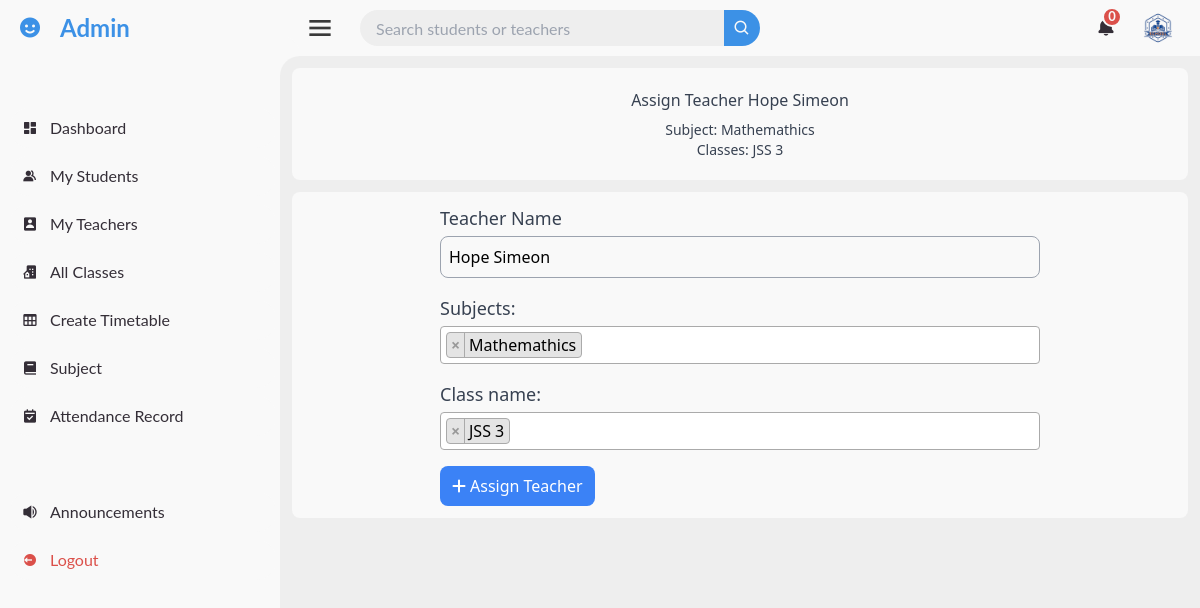
Page /admin_dashboard/teacher/assign/1/ (signed in) on the committed database.
### administration/models.py (models this page shows, shortened)
class Teacher(models.Model):
    user = models.OneToOneField(User, on_delete=models.CASCADE, related_name='teacher_profile')
    phone_number = models.CharField(max_length=15)
    subject = models.ManyToManyField(Subject, related_name='teachers')
    home_address = models.TextField()
    classes = models.ManyToManyField(Class, related_name='teacher_classes')
    emergency_contact = models.CharField(max_length=100)

### accounts/models.py (models this page shows, shortened)
class CustomUser(AbstractUser):
    email = models.EmailField(unique=True)
    is_approved = models.BooleanField(default=False)
    is_teacher = models.BooleanField(default=False)
    is_student = models.BooleanField(default=False)
    profile_photo = models.ImageField(upload_to='profile_photo/', default='default.jpg', blank=True, null=True)
    USERNAME_FIELD = 'email'
    REQUIRED_FIELDS = ['first_name', 'last_name']
    objects = CustomUserManager()

### classes/models.py (models this page shows)
class Subject(models.Model):
    name = models.CharField(max_length=100)
    def __str__(self):
        return self.name

class Class(models.Model):
    name = models.CharField(max_length=100)
    subjects = models.ManyToManyField(Subject, related_name='classes')
    def __str__(self):
        return self.name

### administration/views.py (the view)
# urls.py: path('admin_dashboard/teacher/assign/<int:teacher_id>/', assign_teacher, name='assign_teacher'),
@login_required
def assign_teacher(request, teacher_id):
    teacher = get_object_or_404(Teacher, id=teacher_id)
    teacher_class = TeacherClass.objects.filter(teacher=teacher).first()
    is_assigned = bool(teacher_class)
    if not request.user.is_superuser:
        return HttpResponseForbidden('You do not have permission to access this page.')
    if request.method == 'POST':
        if teacher_class:
            form = TeacherClassForm(request.POST, instance=teacher_class)
        else:
            form = TeacherClassForm(request.POST)
        if form.is_valid():
            assign = form.save(commit=False)
            assign.teacher = teacher
            assign.save()
            form.save_m2m()
            messages.success(request, 'Teacher successfully assigned')
            return redirect(reverse('teacher_detail', kwargs={'user_id': teacher.user.id}))
        print(form.errors)
    else:
        if teacher_class:
            form = TeacherClassForm(instance=teacher_class)
        else:
            form = TeacherClassForm()
    context = {
        'teacher': teacher,
        'form': form,
        'is_assigned': is_assigned
    }
    return render(request, 'dashboards/all_admin_pages/assign_teacher.html', context)

### teacher/forms.py
class TeacherClassForm(forms.ModelForm):
    class Meta:
        model = TeacherClass
        fields = ['class_name', 'subjects']
        widgets = {
            'class_name': forms.SelectMultiple(attrs={'class': ' select2-multiple class-form'}),
            'subjects': forms.SelectMultiple(attrs={'class': ' select2-multiple class-form'}),
        }

### administration/context_processors.py (called while the page is built)
def notifications(request):
    all_notification, total_notifications = get_admin_notification(request.user)
    return {
        'all_notification': all_notification,
        'total_notifications': total_notifications,
    }

### administration/views.py (called while the page is built)
def get_admin_notification(user):
    if user.is_staff:
        teacher_notifications = TeacherNotification.objects.filter(user=user).order_by('-created_at')
        student_notifications = StudentNotification.objects.filter(user=user).order_by('-created_at')
        all_notification = sorted(
            chain(teacher_notifications, student_notifications),
            key=lambda x: x.created_at,
            reverse=True
        )
        total_notifications = (
            teacher_notifications.filter(is_read=False).count() +
            student_notifications.filter(is_read=False).count()
        )
        return all_notification, total_notifications
    return [], 0

### pages/context_processors.py (called while the page is built)
def notifications(request):
    if request.user.is_authenticated:
        all_notifications, unread_notifications_count = get_user_notifications(request.user)
        return {
            'all_notifications': all_notifications,
            'unread_notifications_count': unread_notifications_count,
        }
    return {
        'all_notifications': [],
        'unread_notifications_count': 0,
    }

### pages/views.py (called while the page is built)
def get_user_notifications(user):
    notifications = Notification.objects.filter(user=user).order_by('-created_at')
    if user.is_student:
        grade_notifications = GradeNotification.objects.filter(recipient=user).order_by('-created_at')
    else:
        grade_notifications = []
    all_notifications = sorted(
        chain(notifications, grade_notifications),
        key=attrgetter('created_at'),
        reverse=True
    )
    total_unread_count = (
        notifications.filter(is_read=False).count() +
        (grade_notifications.filter(is_read=False).count() if user.is_student else 0)
    )
    return all_notifications, total_unread_count

### templates/dashboards/all_admin_pages/assign_teacher.html (shortened to what this page needs)
{% extends 'dashboards/all_admin_pages/base.html' %}
{% load static %}
{% block section %}
<div class="m-3 text-black rounded-lg">
    <div class="text-center p-5 mb-3 rounded-lg font-medium text-gray-700" style="background-color: #F9F9F9;">
        Assign Teacher {{teacher.user.first_name}} {{teacher.user.last_name}}
        <ul class="text-sm mt-2">
            <li>Subject: {{teacher.subject.all|join:", "}}</li>
            <li>Classes: {{teacher.classes.all|join:", "}}</li>
          </ul>
    </div>
<div class="flex justify-center rounded-lg p-3" style="background-color: #F9F9F9;">
<form action="" method="post">
    <div class="mb-4">
        <p class="text-lg font-medium text-gray-700 mb-1">Teacher Name</p>
        <p class="border rounded-lg border-gray-400 p-2 w-full">{{teacher.user.first_name}} {{teacher.user.last_name}}</p>
    </div>
    <div class="mb-4">
        <p class="text-lg font-medium text-gray-700 mb-1">{{form.subjects.label_tag}}</p>
    </div>
    <div class="mb-4">
        <p class="text-lg font-medium text-gray-700 mb-1">{{form.class_name.label_tag}}</p>
    </div>
    <button class="bg-blue-500 p-2 px-3 text-white rounded-lg hover:bg-blue-300" type="submit"><i class="fa-solid fa-plus"></i><span class="pl-1">Assign Teacher</span></button>
</form>
</div>
</div>
{% endblock section %}

### static/css/dashboard.css (style rules this page uses)
* { margin: 0; padding: 0; box-sizing: border-box; }
li { list-style: none; }
:root { --poppins: 'Poppins', sans-serif; --lato: 'Lato', sans-serif; --light: #F9F9F9; --blue: #3C91E6; --light-blue: #CFE8FF; --grey: #EEE; --dark-grey: #AAAAAA; --dark: #342E37; --red: #DB504A; --yellow: #FFCE26; --light-yellow: #FFF26C; --orange: #FD7238; --light-orange: #ffc19e; }
html { overflow-x: hidden; }
body { background: var(--grey); }

### rows in the picture
Teacher: user.first_name "Hope", user.last_name "Simeon", subject.all "Mathemathics", classes.all "JSS 3"

### other values in the picture
{{ total_notifications }} "0"
